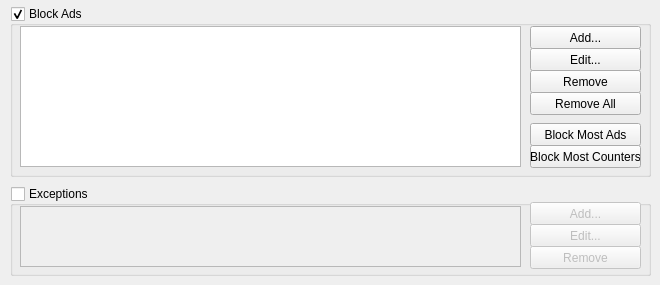
     <widget class="QWidget" name="tab_6">
      <attribute name="title">
       <string>AdBlock</string>
      </attribute>
      <widget class="QGroupBox" name="chkBlockAds">
       <property name="geometry">
        <rect>
         <x>10</x>
         <y>6</y>
         <width>641</width>
         <height>171</height>
        </rect>
       </property>
       <property name="title">
        <string>Block Ads</string>
       </property>
       <property name="checkable">
        <bool>true</bool>
       </property>
       <widget class="QListWidget" name="listAds">
        <property name="geometry">
         <rect>
          <x>10</x>
          <y>20</y>
          <width>501</width>
          <height>141</height>
         </rect>
        </property>
       </widget>
       <widget class="QPushButton" name="btnAddAd">
        <property name="geometry">
         <rect>
          <x>520</x>
          <y>20</y>
          <width>111</width>
          <height>23</height>
         </rect>
        </property>
        <property name="text">
         <string>Add...</string>
        </property>
       </widget>
       <widget class="QPushButton" name="btnDelAd">
        <property name="geometry">
         <rect>
          <x>520</x>
          <y>64</y>
          <width>111</width>
          <height>23</height>
         </rect>
        </property>
        <property name="text">
         <string>Remove</string>
        </property>
       </widget>
       <widget class="QPushButton" name="btnDelAds">
        <property name="geometry">
         <rect>
          <x>520</x>
          <y>86</y>
          <width>111</width>
          <height>23</height>
         </rect>
        </property>
        <property name="text">
         <string>Remove All</string>
        </property>
       </widget>
       <widget class="QPushButton" name="btnEditAd">
        <property name="geometry">
         <rect>
          <x>520</x>
          <y>42</y>
          <width>111</width>
          <height>23</height>
         </rect>
        </property>
        <property name="text">
         <string>Edit...</string>
        </property>
       </widget>
       <widget class="QPushButton" name="btnBlockMostAds">
        <property name="geometry">
         <rect>
          <x>520</x>
          <y>117</y>
          <width>111</width>
          <height>23</height>
         </rect>
        </property>
        <property name="text">
         <string>Block Most Ads</string>
        </property>
       </widget>
       <widget class="QPushButton" name="btnBlockMostCnts">
        <property name="geometry">
         <rect>
          <x>520</x>
          <y>139</y>
          <width>111</width>
          <height>23</height>
         </rect>
        </property>
        <property name="text">
         <string>Block Most Counters</string>
        </property>
       </widget>
      </widget>
      <widget class="QGroupBox" name="chkBlockAdsEx">
       <property name="geometry">
        <rect>
         <x>10</x>
         <y>186</y>
         <width>641</width>
         <height>90</height>
        </rect>
       </property>
       <property name="title">
        <string>Exceptions</string>
       </property>
       <property name="checkable">
        <bool>true</bool>
       </property>
       <property name="checked">
        <bool>false</bool>
       </property>
       <widget class="QListWidget" name="listAdEx">
        <property name="geometry">
         <rect>
          <x>10</x>
          <y>20</y>
          <width>501</width>
          <height>61</height>
         </rect>
        </property>
       </widget>
       <widget class="QPushButton" name="btnAddAdEx">
        <property name="geometry">
         <rect>
          <x>520</x>
          <y>16</y>
          <width>111</width>
          <height>23</height>
         </rect>
        </property>
        <property name="text">
         <string>Add...</string>
        </property>
       </widget>
       <widget class="QPushButton" name="btnEditAdEx">
        <property name="geometry">
         <rect>
          <x>520</x>
          <y>38</y>
          <width>111</width>
          <height>23</height>
         </rect>
        </property>
        <property name="text">
         <string>Edit...</string>
        </property>
       </widget>
       <widget class="QPushButton" name="btnDelAdEx">
        <property name="geometry">
         <rect>
          <x>520</x>
          <y>60</y>
          <width>111</width>
          <height>23</height>
         </rect>
        </property>
        <property name="text">
         <string>Remove</string>
        </property>
       </widget>
      </widget>
     </widget>
